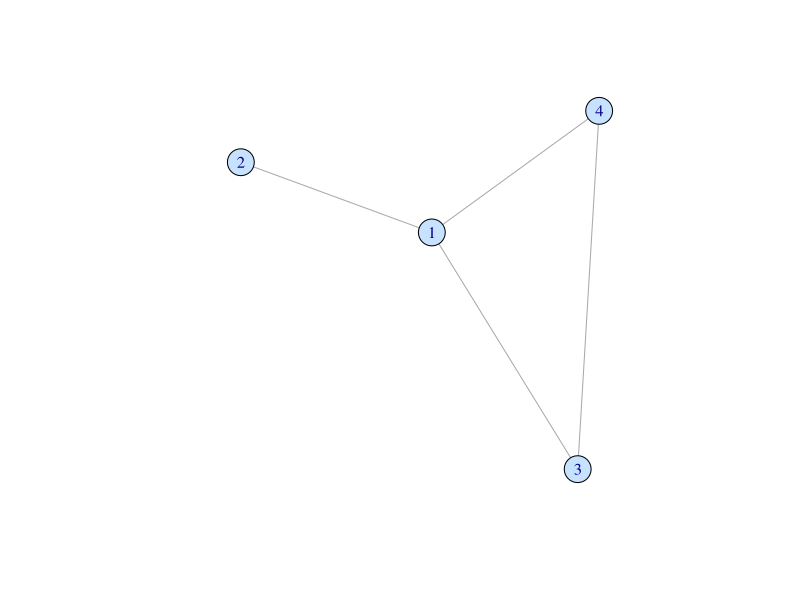
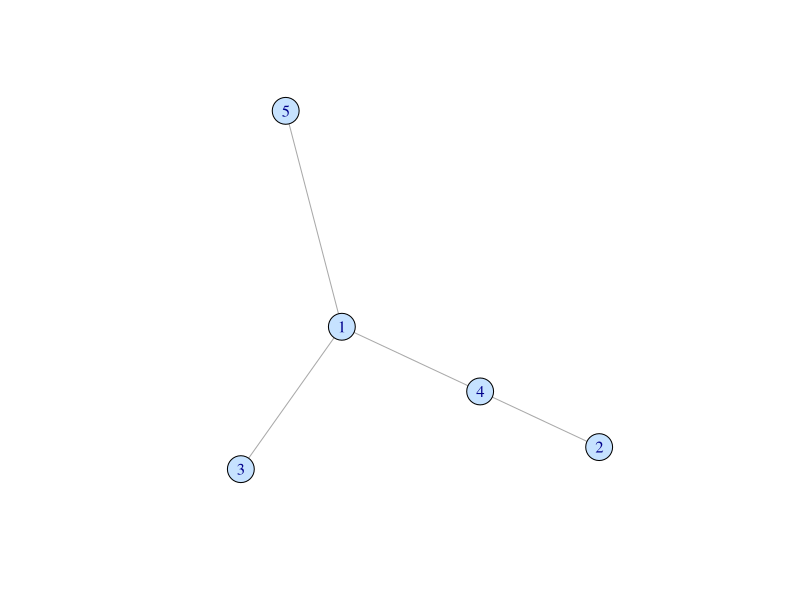
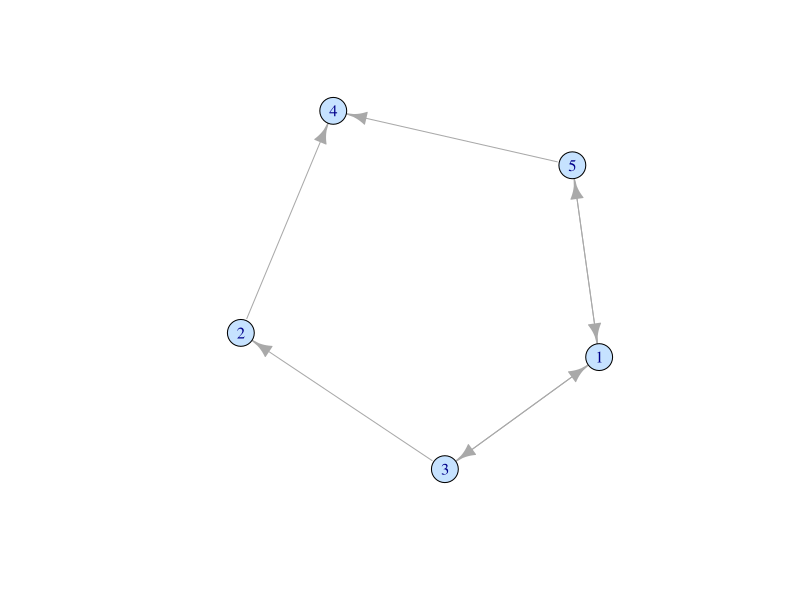
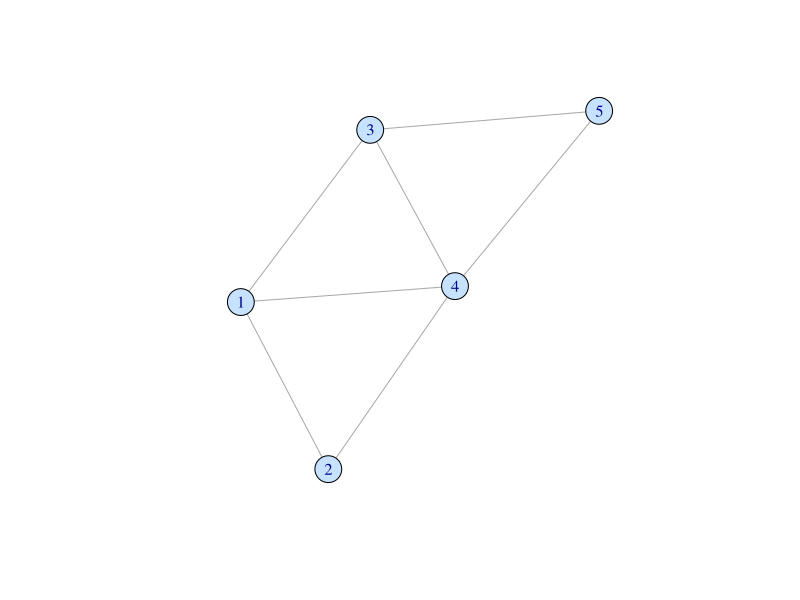
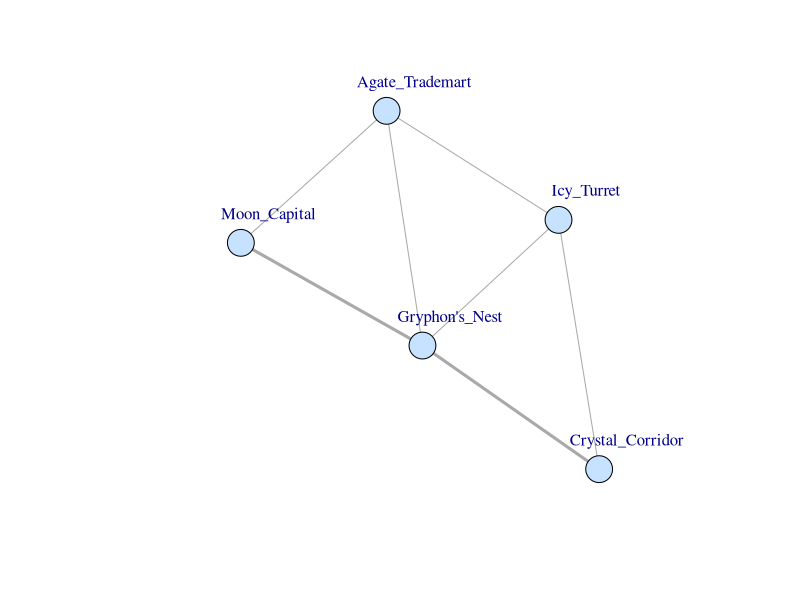
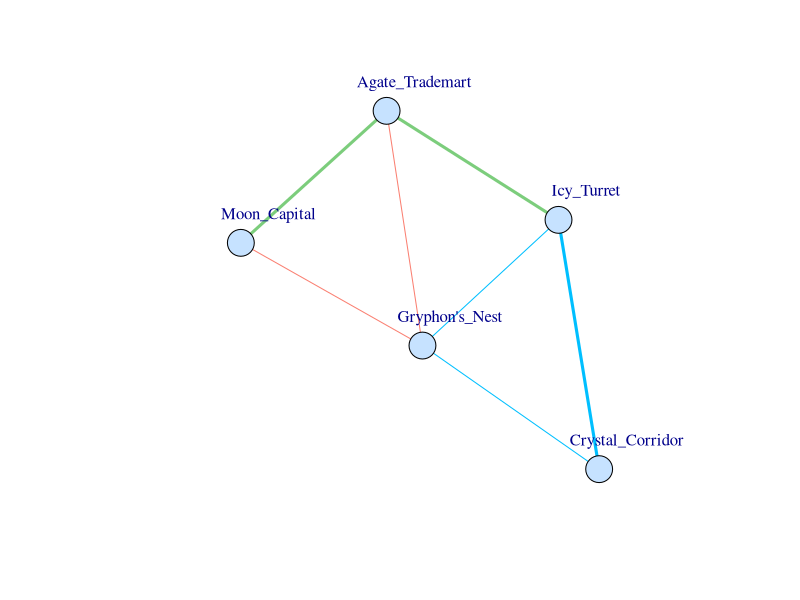
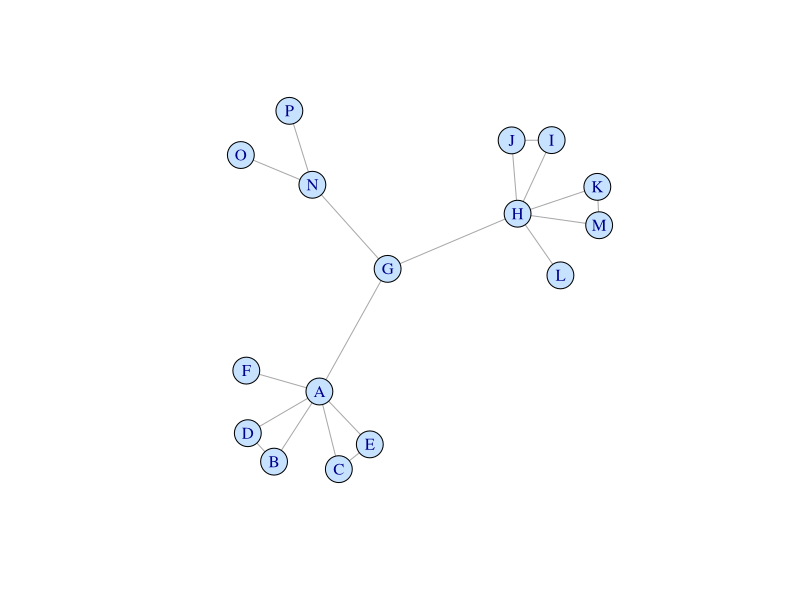

R code for these plots, in order:
## ---- chunk 1
library(igraph)
## ---- chunk 2
set.seed(2)
samp_g <- igraph::sample_gnm(n = 4, m = 4)
vertex_attr(samp_g) <- list(color = rep("slategray1", gorder(samp_g)))
plot(samp_g)
## ---- chunk 3
set.seed(1)
samp_g <- igraph::sample_gnm(n = 5, m = 4)
vertex_attr(samp_g) <- list(color = rep("slategray1", gorder(samp_g)))
plot(samp_g)
## ---- chunk 4
set.seed(2)
samp_g <- sample_gnm(n = 5, m = 7, directed = TRUE)
vertex_attr(samp_g) <- list(color = rep("slategray1", gorder(samp_g)))
plot(samp_g)
## ---- chunk 5
set.seed(3)
samp_g <- sample_gnm(n = 5, m = 7, directed = FALSE)
vertex_attr(samp_g) <- list(color = rep("slategray1", gorder(samp_g)))
plot(samp_g)
## ---- chunk 6
set.seed(4)
names <- c("Moon_Capital", "Icy_Turret", "Crystal_Corridor", "Gryphon's_Nest", "Agate_Trademart")
samp_g <- sample_gnm(n = 5, m = 7)
vertex_attr(samp_g) <- list(name = names, color = rep("slategray1", gorder(samp_g)))
plot(samp_g,
  vertex.label.cex = 1,
  vertex.label.dist = 3, edge.width = c(1, 3, 1, 3, 1, 1, 1)
)
## ---- chunk 7
shortest_paths(samp_g, from = "Moon_Capital", to = "Crystal_Corridor")$vpath
## ---- chunk 8
set.seed(4)
names <- c("Moon_Capital", "Icy_Turret", "Crystal_Corridor", "Gryphon's_Nest", "Agate_Trademart")
samp_g <- sample_gnm(n = 5, m = 7)
vertex_attr(samp_g) <- list(name = names, color = rep("slategray1", gorder(samp_g)))
edge_attr(samp_g) <- list(
  color = c("deepskyblue", "salmon", "deepskyblue", "deepskyblue", "palegreen3", "palegreen3", "salmon"),
  weights = c(2, 3, 2, 2, 1, 1, 3)
)
plot(samp_g,
  vertex.label.cex = 1,
  vertex.label.dist = 3, edge.width = c(3, 1, 1, 1, 3, 3, 1)
)
## ---- chunk 9
shortest_paths(samp_g,
  from = "Moon_Capital", to = "Crystal_Corridor",
  weights = edge_attr(samp_g, "weights")
)$vpath
## ---- chunk 10
g <- graph_from_data_frame(data.frame(
  "from" = c("A", "A", "A", "A", "A", "B", "C", "A", "G", "H", "H", "H", "H", "H", "M", "I", "G", "N", "N"),
  "to" = c("B", "C", "D", "E", "F", "D", "E", "G", "H", "I", "J", "K", "L", "M", "K", "J", "N", "O", "P")
), directed = F)
vertex_attr(g) <- list(name = vertex_attr(g, "name"), color = rep("slategray1", gorder(g)))
plot(g)
## ---- chunk 11
degree(g)
## ---- chunk 12
closeness(g)
## ---- chunk 13
betweenness(g)
